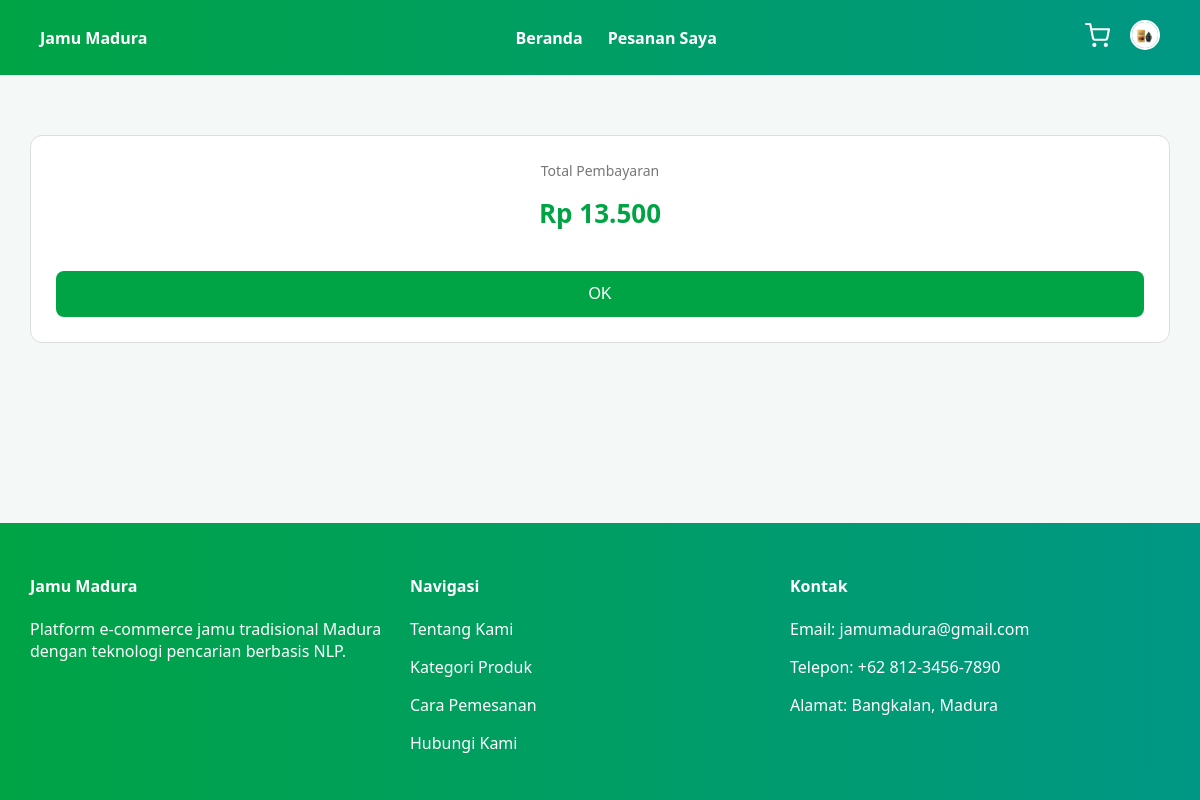
Page /customer/pembayaran/detail_pembayaran.php?id=7 (signed in) on the committed database.
### tables this page shows
CREATE TABLE `users` (
  `id_user` int NOT NULL,
  `nama` varchar(100) DEFAULT NULL,
  `email` varchar(100) DEFAULT NULL,
  `password` varchar(255) DEFAULT NULL,
  `role` enum('admin','customer') DEFAULT 'customer',
  `jwt_token` text,
  `created_at` timestamp NULL DEFAULT CURRENT_TIMESTAMP,
  `updated_at` timestamp NULL DEFAULT NULL,
  `foto` varchar(255) DEFAULT NULL,
  `alamat` text,
  `no_hp` varchar(20) DEFAULT NULL,
  `tempat_lahir` varchar(100) DEFAULT NULL,
  `tanggal_lahir` date DEFAULT NULL
);

CREATE TABLE `pesanan` (
  `id_pesanan` int NOT NULL,
  `id_user` int DEFAULT NULL,
  `alamat` text,
  `total` int DEFAULT NULL,
  `status` enum('diproses','dikirim','selesai') DEFAULT 'diproses',
  `created_at` timestamp NULL DEFAULT CURRENT_TIMESTAMP,
  `metode_pembayaran` varchar(50) DEFAULT NULL
);

### customer/pembayaran/detail_pembayaran.php (the view, shortened to what this page needs)
<?php
include "../db.php";
$id_user = $_SESSION['id_user'];
$user = $conn->query("
    SELECT * FROM users WHERE id_user = $id_user
")->fetch_assoc();
$id = intval($_GET['id'] ?? 0);
$data = $conn->query("
    SELECT * FROM pesanan WHERE id_pesanan = $id
")->fetch_assoc();
?>
<!DOCTYPE html>
<html>
<head>
</head>
<body>
<div class="navbar">
    <div><strong>Jamu Madura</strong></div>
    <div class="menu">
        <a href="../produk/index.php">Beranda</a>
        <a href="../pesanan/pesanan.php">Pesanan Saya</a>
    </div>
    <div class="nav-right">
        <a href="../keranjang/keranjang.php">
            <i data-feather="shopping-cart"></i>
        </a>
        <div class="profile-wrapper">
            <div class="profile-icon" onclick="toggleDropdown()">
                <?php if(!empty($user['foto'])): ?>
                    <img src="../upload/profile/<?= $user['foto']; ?>">
                <?php endif; ?>
            </div>
        </div>
    </div>
</div>
<div class="container">
<div class="card">
    <div class="label">Total Pembayaran</div>
    <div class="total">
        Rp <?= number_format($data['total'],0,',','.'); ?>
    </div>
    <button class="btn" onclick="window.location='../pesanan/pesanan.php'">
        OK
    </button>
</div>
</div>
<div class="footer">
    <div>
        <h4>Jamu Madura</h4>
        <p>Platform e-commerce jamu tradisional Madura dengan teknologi pencarian berbasis NLP.</p>
    </div>
    <div>
        <h4>Navigasi</h4>
        <p>Tentang Kami</p>
        <p>Kategori Produk</p>
        <p>Cara Pemesanan</p>
        <p>Hubungi Kami</p>
    </div>
    <div>
        <h4>Kontak</h4>
        <p>Email: jamumadura@gmail.com</p>
        <p>Telepon: +62 812-3456-7890</p>
        <p>Alamat: Bangkalan, Madura</p>
    </div>
</div>
</body>
</html>

### customer/pembayaran/detail_pembayaran.php (style rules this page uses)
:root { --primary: #00A445; --secondary: #009968; --accent: #009785; --light: #f4f8f7; --text: #333; }
* { box-sizing: border-box; }
body { margin: 0; font-family: 'Segoe UI'; background: var(--light); display: flex; flex-direction: column; min-height: 100vh; }
.navbar { background: linear-gradient(90deg, var(--primary), var(--accent)); color: white; display: flex; justify-content: space-between; padding: 20px 40px; align-items: center; }
.navbar .menu { display: flex; gap: 25px; }
.navbar a { color: white; text-decoration: none; font-weight: 700; transition: all 0.25s ease-in-out; }
.navbar svg { width: 25px; height: 25px; stroke: white; cursor: pointer; transition: all 0.25s ease-in-out; transform-origin: center; }
.nav-right { display: flex; align-items: center; gap: 20px; }
.profile-wrapper { position: relative; }
.profile-icon img { width: 30px; height: 30px; border-radius: 50%; object-fit: cover; border: 2px solid white; cursor: pointer; transition: 0.3s; }
.container { width: 95%; max-width: 1200px; margin: 60px auto; }
.card { background: white; padding: 25px; border-radius: 12px; text-align: center; border: 1px solid #ddd; }
.total { font-size: 26px; color: #00A445; font-weight: bold; margin: 15px 0; }
.label { color: #777; font-size: 14px; }
.btn { margin-top: 25px; width: 100%; padding: 14px; background: #00A445; color: white; border: none; border-radius: 8px; cursor: pointer; font-size: 16px; }
.footer { background: linear-gradient(90deg, var(--primary), var(--accent)); color: white; margin-top: auto; padding: 30px; display: grid; grid-template-columns: repeat(auto-fit, minmax(200px, 1fr)); }

### rows in the picture
users: foto (picture)
pesanan: total "13.500"
